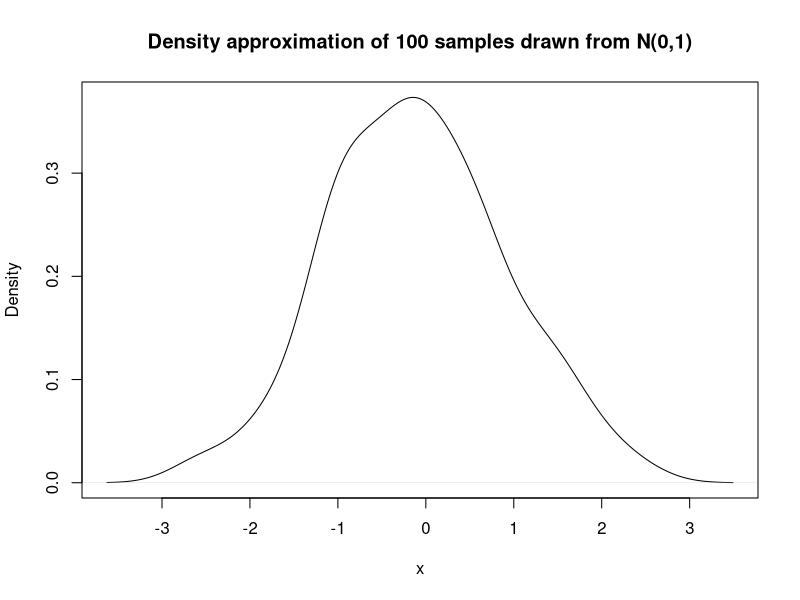

The R source for this figure:
## ---- chunk 1
set.seed(2026)
n_sample <- 100
random_vec <- rnorm(n_sample, 0, 1)
## ---- chunk 2
plot(density(random_vec), xlab = "x", ylab = "Density", main = "Density approximation of 100 samples drawn from N(0,1)")
